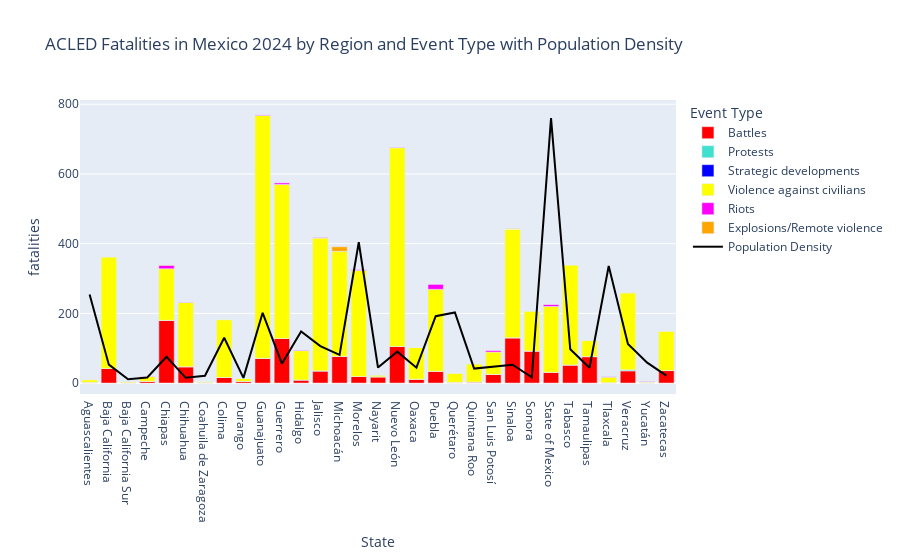

Notebook cell for this chart:
### Code cell
chart_data_fatal(mexico_noMC)

### Figure 1 — Plotly figure (JSON) as saved in the notebook; plotly's stock layout.template omitted (floating-point values rounded to 4 significant figures; data arrays with more than 128 entries replaced by an {"elided": "..."} marker saying what was removed)
{"data": [{"alignmentgroup": "True", "hovertemplate": "Event Type=Battles<br>State=%{x}<br>fatalities=%{y}<extra></extra>", "legendgroup": "Battles", "marker": {"color": "red", "pattern": {"shape": ""}}, "name": "Battles", "offsetgroup": "Battles", "orientation": "v", "showlegend": true, "textposition": "auto", "type": "bar", "x": ["Aguascalientes", "Baja California", "Baja California Sur", "Campeche", "Chiapas", "Chihuahua", "Coahuila de Zaragoza", "Colima", "Durango", "Guanajuato", "Guerrero", "Hidalgo", "Jalisco", "Michoacán", "Morelos", "Nayarit", "Nuevo León", "Oaxaca", "Puebla", "Querétaro", "Quintana Roo", "San Luis Potosí", "Sinaloa", "Sonora", "State of Mexico", "Tabasco", "Tamaulipas", "Tlaxcala", "Veracruz", "Yucatán", "Zacatecas"], "xaxis": "x", "y": [2, 42, 1, 5, 180, 47, 2, 16, 5, 71, 128, 9, 35, 77, 19, 18, 105, 11, 34, 2, 3, 25, 130, 92, 31, 52, 76, 1, 35, 1, 36], "yaxis": "y"}, {"alignmentgroup": "True", "hovertemplate": "Event Type=Protests<br>State=%{x}<br>fatalities=%{y}<extra></extra>", "legendgroup": "Protests", "marker": {"color": "turquoise", "pattern": {"shape": ""}}, "name": "Protests", "offsetgroup": "Protests", "orientation": "v", "showlegend": true, "textposition": "auto", "type": "bar", "x": ["Aguascalientes", "Baja California", "Baja California Sur", "Campeche", "Chiapas", "Chihuahua", "Coahuila de Zaragoza", "Colima", "Durango", "Guanajuato", "Guerrero", "Hidalgo", "Jalisco", "Michoacán", "Morelos", "Nayarit", "Nuevo León", "Oaxaca", "Puebla", "Querétaro", "Quintana Roo", "San Luis Potosí", "Sinaloa", "Sonora", "State of Mexico", "Tabasco", "Tamaulipas", "Tlaxcala", "Veracruz", "Yucatán", "Zacatecas"], "xaxis": "x", "y": [0, 0, 0, 0, 0, 0, 0, 0, 0, 0, 0, 0, 0, 0, 0, 0, 0, 0, 0, 0, 0, 0, 0, 0, 0, 0, 0, 0, 3, 0, 0], "yaxis": "y"}, {"alignmentgroup": "True", "hovertemplate": "Event Type=Strategic developments<br>State=%{x}<br>fatalities=%{y}<extra></extra>", "legendgroup": "Strategic developments", "marker": {"color": "blue", "pattern": {"shape": ""}}, "name": "Strategic developments", "offsetgroup": "Strategic developments", "orientation": "v", "showlegend": true, "textposition": "auto", "type": "bar", "x": ["Aguascalientes", "Baja California", "Campeche", "Chiapas", "Chihuahua", "Coahuila de Zaragoza", "Colima", "Durango", "Guanajuato", "Guerrero", "Hidalgo", "Jalisco", "Michoacán", "Morelos", "Nayarit", "Nuevo León", "Oaxaca", "Puebla", "Querétaro", "Quintana Roo", "San Luis Potosí", "Sinaloa", "Sonora", "State of Mexico", "Tabasco", "Tamaulipas", "Tlaxcala", "Veracruz", "Yucatán", "Zacatecas"], "xaxis": "x", "y": [0, 0, 0, 0, 0, 0, 0, 0, 0, 0, 0, 0, 0, 0, 0, 0, 0, 0, 0, 0, 0, 0, 0, 0, 0, 0, 0, 0, 0, 0], "yaxis": "y"}, {"alignmentgroup": "True", "hovertemplate": "Event Type=Violence against civilians<br>State=%{x}<br>fatalities=%{y}<extra></extra>", "legendgroup": "Violence against civilians", "marker": {"color": "yellow", "pattern": {"shape": ""}}, "name": "Violence against civilians", "offsetgroup": "Violence against civilians", "orientation": "v", "showlegend": true, "textposition": "auto", "type": "bar", "x": ["Aguascalientes", "Baja California", "Baja California Sur", "Campeche", "Chiapas", "Chihuahua", "Coahuila de Zaragoza", "Colima", "Durango", "Guanajuato", "Guerrero", "Hidalgo", "Jalisco", "Michoacán", "Morelos", "Nayarit", "Nuevo León", "Oaxaca", "Puebla", "Querétaro", "Quintana Roo", "San Luis Potosí", "Sinaloa", "Sonora", "State of Mexico", "Tabasco", "Tamaulipas", "Tlaxcala", "Veracruz", "Yucatán", "Zacatecas"], "xaxis": "x", "y": [7, 320, 3, 14, 148, 184, 3, 166, 9, 697, 442, 84, 381, 301, 304, 4, 570, 91, 235, 26, 52, 64, 312, 115, 189, 287, 46, 16, 221, 2, 113], "yaxis": "y"}, {"alignmentgroup": "True", "hovertemplate": "Event Type=Riots<br>State=%{x}<br>fatalities=%{y}<extra></extra>", "legendgroup": "Riots", "marker": {"color": "magenta", "pattern": {"shape": ""}}, "name": "Riots", "offsetgroup": "Riots", "orientation": "v", "showlegend": true, "textposition": "auto", "type": "bar", "x": ["Baja California", "Baja California Sur", "Campeche", "Chiapas", "Chihuahua", "Coahuila de Zaragoza", "Colima", "Durango", "Guanajuato", "Guerrero", "Hidalgo", "Jalisco", "Michoacán", "Morelos", "Nuevo León", "Oaxaca", "Puebla", "Querétaro", "Quintana Roo", "San Luis Potosí", "Sinaloa", "Sonora", "State of Mexico", "Tabasco", "Tamaulipas", "Tlaxcala", "Veracruz", "Yucatán"], "xaxis": "x", "y": [0, 0, 1, 10, 1, 0, 0, 0, 2, 5, 2, 1, 0, 2, 1, 0, 15, 0, 0, 4, 0, 0, 6, 0, 0, 1, 0, 1], "yaxis": "y"}, {"alignmentgroup": "True", "hovertemplate": "Event Type=Explosions/Remote violence<br>State=%{x}<br>fatalities=%{y}<extra></extra>", "legendgroup": "Explosions/Remote violence", "marker": {"color": "orange", "pattern": {"shape": ""}}, "name": "Explosions/Remote violence", "offsetgroup": "Explosions/Remote violence", "orientation": "v", "showlegend": true, "textposition": "auto", "type": "bar", "x": ["Chiapas", "Durango", "Guanajuato", "Guerrero", "Hidalgo", "Michoacán", "Puebla", "Sinaloa", "Sonora", "State of Mexico", "Zacatecas"], "xaxis": "x", "y": [1, 0, 0, 0, 0, 13, 0, 1, 0, 0, 0], "yaxis": "y"}, {"line": {"color": "black"}, "mode": "lines", "name": "Population Density", "type": "scatter", "x": {"elided": "162 str values"}, "y": {"elided": "162 float values"}}], "layout": {"barmode": "relative", "legend": {"title": {"text": "Event Type"}, "tracegroupgap": 0}, "title": {"text": "ACLED Fatalities in Mexico 2024 by Region and Event Type with Population Density "}, "xaxis": {"anchor": "y", "domain": [0, 1], "title": {"text": "State"}}, "yaxis": {"anchor": "x", "domain": [0, 1], "title": {"text": "fatalities"}}}}
